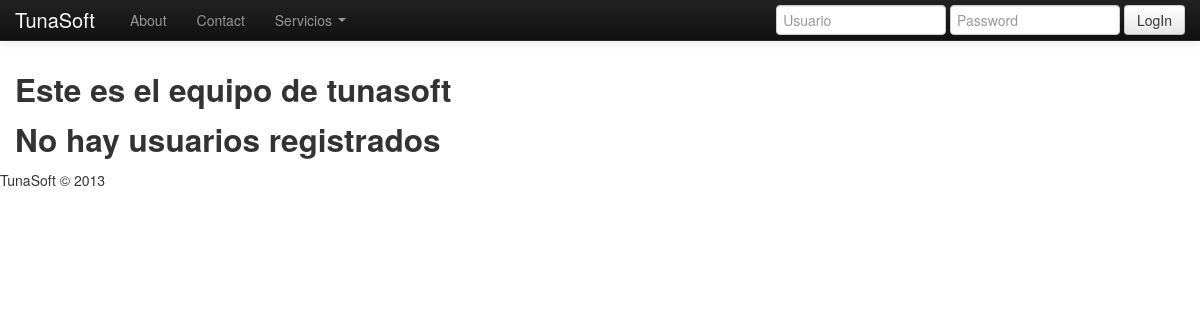
The page /equipo/ on the database as committed earlier.
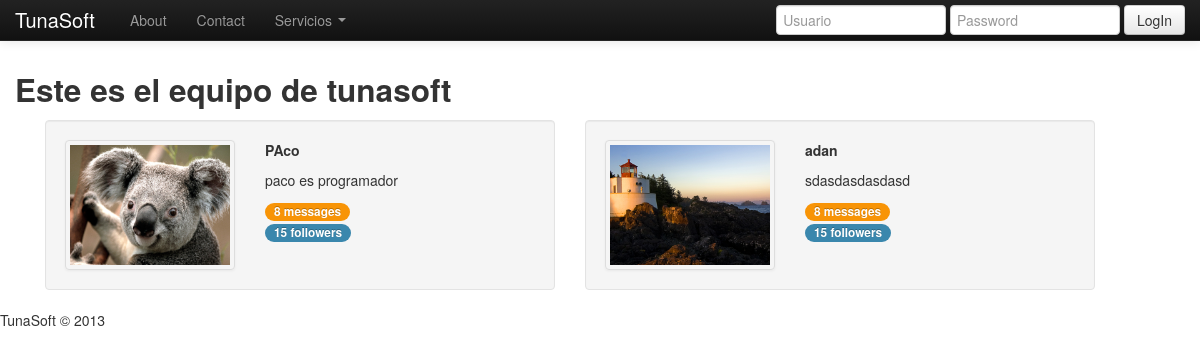
The same page on the database as committed later.
### tunasoft/apps/home/models.py (models this page shows, shortened)
class UserProfile(models.Model):
	def url(self,filename):
		ruta = "Users/%s/%s"%(self.user.username,filename)
		return ruta
	user = models.OneToOneField(User)
	photo = models.ImageField(upload_to=url)
	descripcion = models.TextField(max_length=300)

### tunasoft/apps/home/views.py (the view)
# urls.py: url(r'^equipo/$','equipo_view',name='equipo_view'),
def equipo_view(request):
	usuarios = UserProfile.objects.all()
	ctx = {'usuarios':usuarios}
	return render_to_response('home/equipo.html',ctx,context_instance=RequestContext(request))

### tunasoft/apps/home/forms.py
class LoginForm(forms.Form):
	username = forms.CharField(widget=forms.TextInput)
	password = forms.CharField(widget=forms.PasswordInput(render_value=False))

### tunasoft/apps/home/context_processors.py (called while the page is built)
def login_form(request):
	return {
		'login_form' : LoginForm()
	}

### tunasoft/Templates/home/equipo.html (shortened to what this page needs)
{% extends 'base.html' %}
{% block content %}
    <h2>Este es el equipo de tunasoft</h2>
    {% if usuarios %}
		{% for u in usuarios %}
			<div class="span5 well">
				<div class="row">
					<div class="span2"><a href="http://critterapp.pagodabox.com/others/admin" class="thumbnail"><img src="/media/{{u.photo}}" alt=""></a></div>
					<div class="span2">
						<p><strong>{{u.user}}</strong></p>
			          	<p>{{u.descripcion}}</p>
						<span class=" badge badge-warning">8 messages</span> <span class=" badge badge-info">15 followers</span>
					</div>
				</div>
			</div>
		{% endfor %}
	{% else %}
		<h2>No hay usuarios registrados</h2>
	{% endif %}
{% endblock %}

### tunasoft/Templates/base.html (shortened to what this page needs)
<!DOCTYPE html>
 <html class="no-js">
    <head>
        <link rel="stylesheet" href="/static/css/bootstrap.min.css">
        <link rel="stylesheet" href="/static/css/bootstrap-responsive.min.css">
        <link rel="stylesheet" href="/static/css/main.css">
    </head>
    <body>
        <div class="navbar navbar-inverse navbar-fixed-top">
            <div class="navbar-inner">
                <div class="container">
                    <a class="brand" href="{% url "vista_principal"%}">TunaSoft</a>
                    <div class="nav-collapse collapse">
                        <ul class="nav">
                            <li><a href="{% url "vista_about"%}">About</a></li>
                            <li><a href="{% url "vista_contact"%}">Contact</a></li>
                            <li class="dropdown">
                                <a href="#" class="dropdown-toggle" data-toggle="dropdown">Servicios <b class="caret"></b></a>
                            </li>
                        </ul>
                        {% if user.is_authenticated %}
                            <a class= "pull-right btn" href="{% url "logout_view"%}">Cerrar Secion</a>
                        {% else %}
                        <form class="navbar-form pull-right" action="/login/" method="post" accept-charset="utf-8">
                            <input class="span2" type="text" placeholder="Usuario" id="id_username" name="username">
                            <input class="span2" type="password" placeholder="Password" id="id_password" name="password">
                            <button type="submit" class="btn">LogIn</button>
                        </form>
                        {% endif %}
                    </div>
                </div>
            </div>
        </div>
        <div class="container">
            {% block content %}
            {% endblock %}
        </div>
        <footer>
            <p>TunaSoft &copy; 2013</p>
        </footer>
    </body>
</html>

### tunasoft/Templates/base.html (style rules this page uses)
body { padding-top: 60px; padding-bottom: 40px; }

Rows that differ between the two databases and show on the page:
added UserProfile: photo (picture), user "PAco", descripcion "paco es programador"
added UserProfile: photo (picture), user "adan", descripcion "sdasdasdasdasd"
Other text that changed with them:
text no longer shown: "No hay usuarios registrados"
